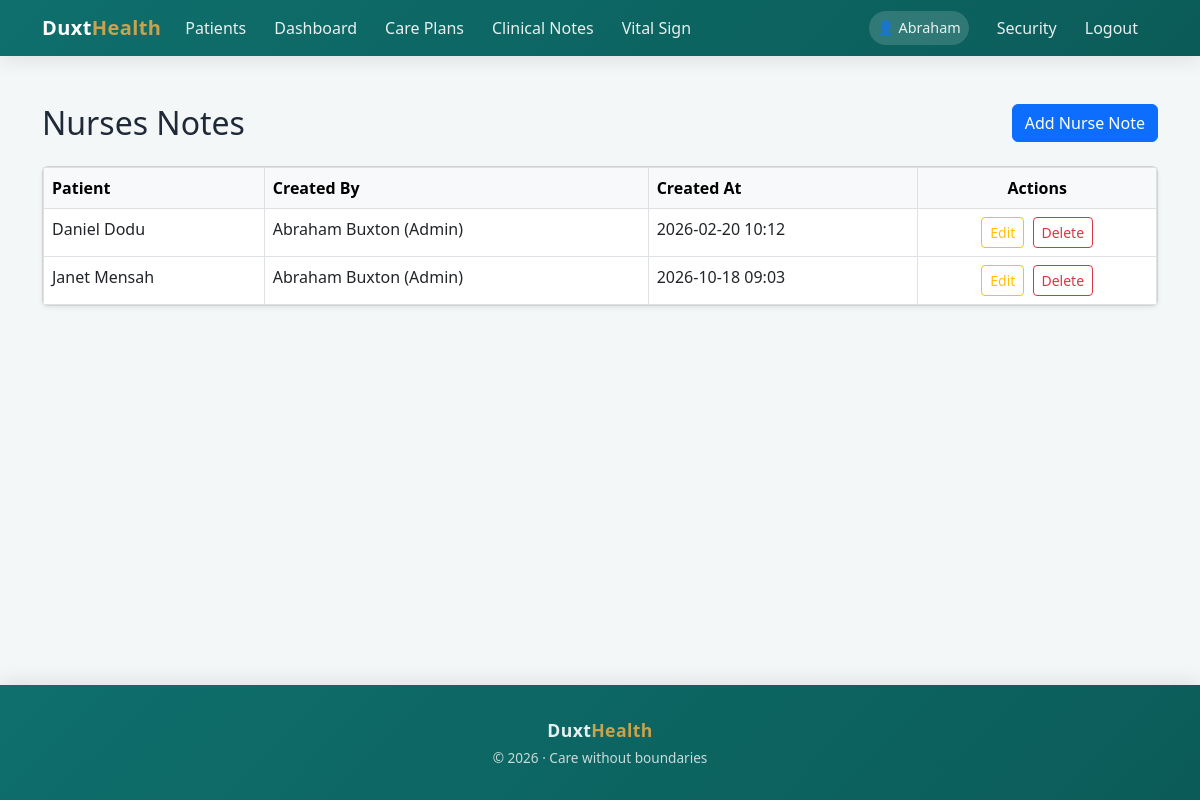
/nursesnotes/ (signed in), run on the app's committed database.
### homecare/models.py (models this page shows, shortened)
class NursesNote(models.Model):
    patient = models.ForeignKey(
        Patient,
        on_delete=models.CASCADE,
        related_name="nurse_notes"
    )
    care_plan = models.ForeignKey(
        CarePlan,
        on_delete=models.SET_NULL,
        null=True,
        blank=True
    )
    visit = models.ForeignKey(
        VisitSchedule,
        on_delete=models.SET_NULL,
        null=True,
        blank=True
    )
    created_by = models.ForeignKey(
        HealthProfessional,
        on_delete=models.SET_NULL,
        null=True
    )
    note = models.TextField()
    created_at = models.DateTimeField(auto_now_add=True)

class Patient(models.Model):
    user = models.OneToOneField(
        settings.AUTH_USER_MODEL,
        on_delete=models.CASCADE,
        related_name="patient_profile",
        null=True,
        blank=True,
        help_text="Login account for the patient. Must NOT be a staff account."
    )
    first_name = models.CharField(max_length=100)
    last_name = models.CharField(max_length=100)
    other_name = models.CharField(max_length=100, blank=True, null = True)
    date_of_birth = models.DateField()
    GENDER_CHOICES = [
        ('M', 'Male'),
        ('F', 'Female'),
        ('O', 'Other')
    ]
    gender = models.CharField(max_length=1, choices=GENDER_CHOICES)
    MARITAL_STATUS_CHOICES = [
        ('single', 'Single'),
        ('married', 'Married'),
        ('divorced', 'Divorced'),
        ('widowed', 'Widowed'),
    ]
    contact_phone = models.CharField(max_length=20)
    address = models.TextField()
    nationality = models.CharField(max_length=100, default='Ghana')
    primary_language = models.CharField(max_length=100, blank=True, null = True)
    diagnosis = models.CharField(max_length=1000, null=True, blank=True)
    diagnosis_summary = models.TextField(null=True, blank=True)
    blood_group = models.CharField(max_length=20, blank=True, null = True)
    genotype = models.CharField(max_length=20, blank=True, null = True)
    medical_history = models.TextField(null = True, blank = True)
    patient_code = models.UUIDField(
        default=uuid.uuid4,
        editable=False,
        unique=True
    )
    created_at = models.DateTimeField(default=timezone.now)
    is_active = models.BooleanField(default=True)
    is_flagged = models.BooleanField(default=False)
    admin_notes = models.TextField(blank=True)
    from datetime import date
    def __str__(self):
        return f"{self.first_name} {self.last_name}"

class HealthProfessional(models.Model):
    user = models.OneToOneField(User, on_delete=models.CASCADE)
    ROLE_CHOICES = [
        ('doctor', 'Doctor'),
        ('nurse', 'Nurse'),
        ('caregiver', 'Caregiver'),
        ('admin', 'Admin'),
        ('outreach_0fficer','Outreach_0fficer')
    ]
    role = models.CharField(max_length=20, choices=ROLE_CHOICES)
    registration_number = models.CharField(max_length = 50, null = True, blank = True)
    pin = models.CharField(max_length = 50, null = True, blank = True)
    location = models.TextField(null =True, blank = True)
    address = models.TextField(null =True, blank = True)
    phone = models.CharField(max_length=20)
    created_at = models.DateTimeField(default=timezone.now)
    def __str__(self):
        return f"{self.user.get_full_name()} ({self.get_role_display()})"

### homecare/views.py (the view)
# urls.py: path('nursesnotes/', views.nursesnote_list, name='nursesnote_list'),
@login_required
@role_required(['admin', 'nurse'])
def nursesnote_list(request):
    notes = _get_queryset_for_user(NursesNote, request.user)
    return render(request, 'homecare/nursesnote_list.html', {'notes': notes})

### homecare/views.py (called while the page is built)
def _get_queryset_for_user(model, user):
    hp = getattr(user, 'healthprofessional', None)
    if hp and hp.role in ['nurse', 'doctor']:
        return model.objects.filter(patient__assignments__professional=hp).distinct()
    return model.objects.all()

### homecare/templates/homecare/nursesnote_list.html (shortened to what this page needs)
{% extends "bases.html" %}
{% block content %}
<div class="container mt-4">
  <div class="d-flex justify-content-between align-items-center mb-4">
    <h2 class="mb-0">Nurses Notes</h2>
    <a href="{% url 'homecare:nursesnote_create' %}" class="btn btn-primary">
       Add Nurse Note
    </a>
  </div>
  <div class="card shadow-sm">
    <div class="card-body p-0">
      <table class="table table-hover table-bordered mb-0">
        <thead class="table-light">
          <tr>
            <th>Patient</th>
            <th>Created By</th>
            <th>Created At</th>
            <th class="text-center">Actions</th>
          </tr>
        </thead>
        <tbody>
          {% for note in notes %}
          <tr>
            <td>{{ note.patient }}</td>
            <td>{{ note.created_by }}</td>
            <td>{{ note.created_at|date:"Y-m-d H:i" }}</td>
            <td class="text-center">
              <a href="{% url 'homecare:nursesnote_update' note.pk %}"
                 class="btn btn-sm btn-outline-warning me-1">
                Edit
              </a>
              {% if request.user.healthprofessional.role == 'admin' %}
              <a href="{% url 'homecare:nursesnote_delete' note.pk %}"
                 class="btn btn-sm btn-outline-danger"
                 onclick="return confirm('Are you sure you want to delete this note?');">
                Delete
              </a>
              {% endif %}
            </td>
          </tr>
          {% empty %}
          <tr>
            <td colspan="7" class="text-center text-muted py-3">
              No nurse notes found.
            </td>
          </tr>
          {% endfor %}
        </tbody>
      </table>
    </div>
  </div>
</div>
{% endblock %}

### templates/bases.html (shortened to what this page needs)
<!DOCTYPE html>
<html lang="en">
<head>
  <link href="https://cdn.jsdelivr.net/npm/bootstrap@5.3.0/dist/css/bootstrap.min.css" rel="stylesheet" />
</head>
<body>
<nav class="navbar navbar-expand-lg navbar-dark">
  <div class="container">
    <a class="navbar-brand" href="{% url 'homecare:home' %}">
      Duxt<span>Health</span>
    </a>
    <div class="collapse navbar-collapse" id="navbarNav">
      <ul class="navbar-nav">
        <li class="nav-item">
          <a class="nav-link" href="{% url 'homecare:patient_list' %}">Patients</a>
        </li>
        <li class="nav-item">
          <a class="nav-link" href="{% url 'homecare:homecare_home' %}">Dashboard</a>
        </li>
        <li class="nav-item">
          <a class="nav-link" href="{% url 'homecare:careplan_list' %}">Care Plans</a>
        </li>
        <li class="nav-item">
          <a class="nav-link" href="{% url 'homecare:doctornote_list' %}">Clinical Notes</a>
        </li>
        <li class="nav-item">
          <a class="nav-link" href="{% url 'homecare:vitalsign_list' %}">Vital Sign</a>
        </li>
      </ul>
      <ul class="navbar-nav ms-auto align-items-lg-center">
        {% if user.is_authenticated %}
          <li class="nav-item me-2">
            <span class="nav-link user-badge">👤 {{ user.first_name|capfirst }}</span>
          </li>
          <li class="nav-item">
            <a class="nav-link" href="{% url 'password_change' %}">Security</a>
          </li>
          <li class="nav-item">
            <a class="nav-link" href="{% url 'logout' %}">Logout</a>
          </li>
        {% endif %}
      </ul>
    </div>
  </div>
</nav>
<main class="container my-4">
  {% block content %}{% endblock %}
</main>
<footer class="footer text-center">
  <div class="container">
    <p class="mb-1 footer-brand">
      Duxt<span>Health</span>
    </p>
    <p class="footer-tagline mb-0">
      © 2026 · Care without boundaries
    </p>
  </div>
</footer>
</body>
</html>

### templates/bases.html (style rules this page uses)
:root { --duxt-primary: #0E6F6C; --duxt-secondary: #7ED6C2; --duxt-gold: #C9A24D; --duxt-dark: #1F2937; --duxt-bg: #f4f7f8; --duxt-gradient: linear-gradient(135deg, #0E6F6C, #0b5c59); }
body { font-family: "Segoe UI", system-ui, -apple-system, BlinkMacSystemFont, sans-serif; background-color: var(--duxt-bg); color: var(--duxt-dark); min-height: 100vh; display: flex; flex-direction: column; }
.navbar { background: var(--duxt-gradient); box-shadow: 0 6px 18px rgba(0,0,0,.08); }
.navbar-brand { font-weight: 700; font-size: 1.25rem; letter-spacing: 0.4px; }
.navbar-brand span { color: var(--duxt-gold); }
.nav-link { color: rgba(255,255,255,.9) !important; font-weight: 500; margin-right: 12px; transition: color .2s ease; }
.user-badge { background: rgba(255,255,255,.15); padding: 6px 14px; border-radius: 20px; font-size: 0.9rem; }
main.container { max-width: 1200px; flex: 1; }
footer.footer { background: var(--duxt-gradient); color: rgba(255,255,255,.9); padding: 2rem 0; box-shadow: 0 -6px 18px rgba(0,0,0,.08); }
.footer-brand { font-weight: 700; font-size: 1.1rem; letter-spacing: 0.4px; }
.footer-brand span { color: var(--duxt-gold); }
.footer-tagline { font-size: 0.85rem; opacity: 0.85; }

### data on the page
NursesNote: patient "Daniel Dodu", created_by "Abraham Buxton (Admin)", created_at "2026-02-20 10:12"
NursesNote: patient "Janet Mensah", created_by "Abraham Buxton (Admin)", created_at "2026-10-18 09:03"

### other printed values
{{ user.first_name|capfirst }} "Abraham"
